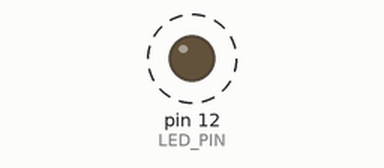
Bench run of a sketch on a simulated Arduino Uno, built with avr-gcc and run on an emulated ATmega328P. On the bench: output pins drawn as LEDs (lit = HIGH). Dashed ring = blinking.

Above: at 3.2 s.
Timing chart, 0 to 6.0 s (numbered marks = the images above):
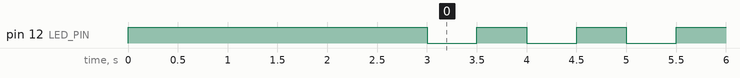

Measured:
- by itself, pin 12 (LED_PIN): alternates HIGH for 0.50 s and LOW for 0.50 s

The sketch:

led_blink_faster.ino
```cpp
#define LED_PIN 12

void setup() {
  pinMode(LED_PIN,OUTPUT);
  digitalWrite(LED_PIN,HIGH);
  delay(3000);

}

void loop() {
  digitalWrite(LED_PIN,LOW);
  delay(500);
  digitalWrite(LED_PIN,HIGH);
  delay(500);
}
```
